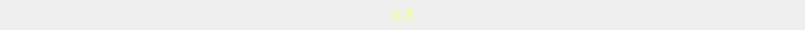
<?xml version="1.0" encoding="UTF-8"?>
<ui version="4.0">
 <class>LyricsItemView</class>
 <widget class="QWidget" name="LyricsItemView">
  <property name="geometry">
   <rect>
    <x>0</x>
    <y>0</y>
    <width>805</width>
    <height>30</height>
   </rect>
  </property>
  <property name="windowTitle">
   <string>Form</string>
  </property>
  <property name="styleSheet">
   <string notr="true">color: rgb(237, 255, 172);</string>
  </property>
  <layout class="QVBoxLayout" name="verticalLayout">
   <property name="leftMargin">
    <number>0</number>
   </property>
   <property name="topMargin">
    <number>0</number>
   </property>
   <property name="rightMargin">
    <number>0</number>
   </property>
   <property name="bottomMargin">
    <number>0</number>
   </property>
   <item>
    <widget class="QLabel" name="label">
     <property name="styleSheet">
      <string notr="true"/>
     </property>
     <property name="text">
      <string>歌词</string>
     </property>
     <property name="alignment">
      <set>Qt::AlignCenter</set>
     </property>
    </widget>
   </item>
  </layout>
 </widget>
 <resources/>
 <connections/>
</ui>
